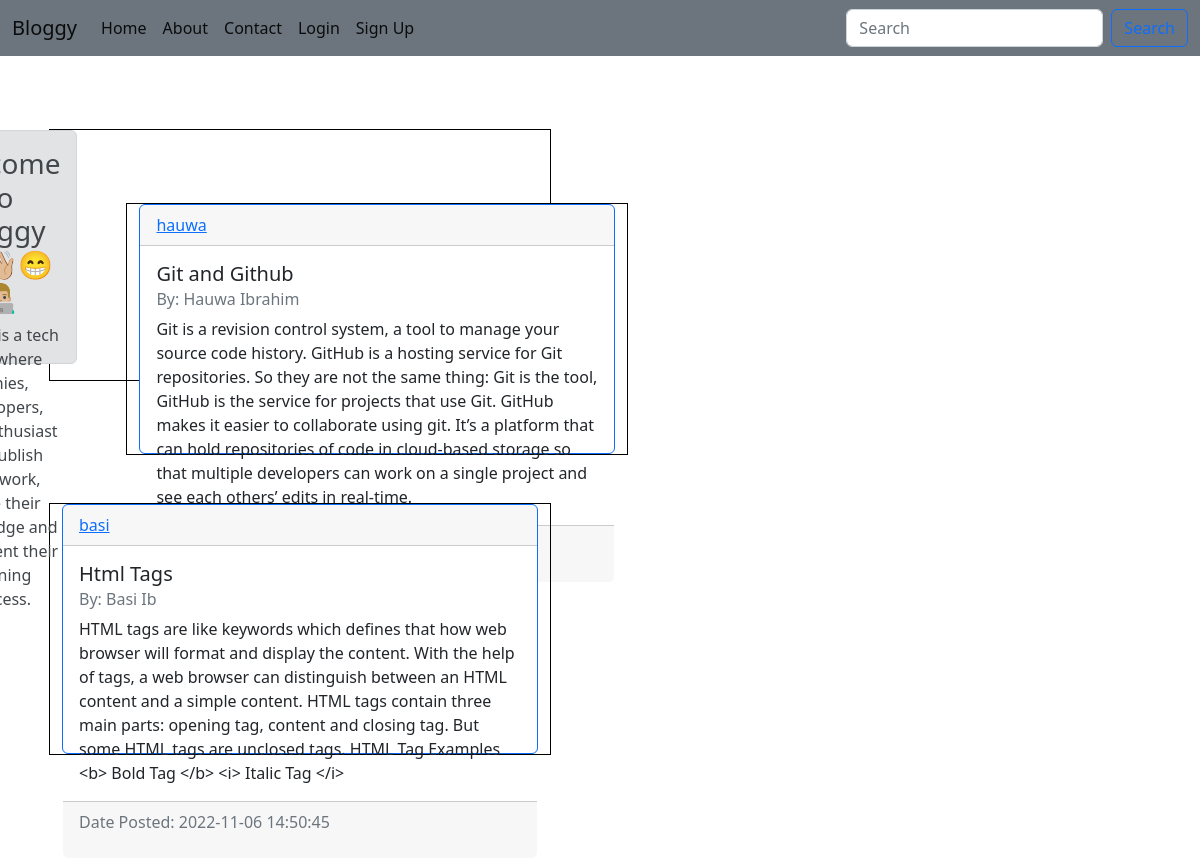
The page / on the database its author committed.
### BlogApp/datamodel.py (models this page shows)
class Post(db.Model):
    id = db.Column(db.Integer, primary_key=True)
    title = db.Column(db.String(150), nullable=False)
    author = db.Column(db.Text, nullable= False)
    content = db.Column(db.Text, nullable=False)
    date_created = db.Column(db.DateTime(timezone=True), default=func.now())
    created_by = db.Column(db.Integer, db.ForeignKey("user.id", ondelete="CASCADE"), nullable=False)

class User(db.Model, UserMixin):
    id = db.Column(db.Integer, primary_key=True)
    first_name = db.Column(db.String(50), nullable=False)
    last_name = db.Column(db.String(50), nullable=False)
    username = db.Column(db.String(150), unique=True)
    email = db.Column(db.String(150), unique=True)
    age = db.Column(db.Integer, unique=True)
    password = db.Column(db.String(150))
    date_created = db.Column(db.DateTime(timezone=True), default=func.now())
    posts = db.relationship('Post', backref='user', passive_deletes= True)

### BlogApp/blog.py (the view)
@blog.route("/")
def home():
    posts = Post.query.all()
    return render_template("home.html",user=current_user, posts=posts)

### BlogApp/templates/home.html (shortened to what this page needs)
{% extends "navbar.html" %}
{% block content %}
<!DOCTYPE html>
<html lang="en">
<head>
    <link rel="stylesheet" href="style.css" />
</head>
<body>
    <div class=" alert alert-secondary" role="alert" align = "center">
        <h3> Welcome to Bloggy ✍🏼👋🏼😁👨🏼‍💻 </h3>
     <p> Bloggy is a tech blog where techies, developers, tech enthusiast can publish their work, share their knowledge and document their learning process.</p>
      </div>
<div id="posts">
    {% for post in posts %}
    <br>
          <div class="container">
        <div class ="card border-primary" >
            <div class="card-header d-flex justify-content-between align-items-center">
               <a href="/posts/{{post.user.username}}">{{post.user.username}}</a> </div>
               <div class="card-body">
              <h5 class="card-title">{{ post.title}}</h5>
              <h6 class="card-subtitle mb-2 text-muted"> By: {{ post.author }}</h6>
              <p class="card-text"> {{ post.content }}</p>
            </div>
            <div class="card-footer text-muted"> <p> Date Posted: {{post.date_created}}</p></div>
         </div>
        </div>
    </div>
</div>
    {% endfor %}
</body>
</html>
{% endblock %}

### BlogApp/templates/navbar.html (shortened to what this page needs)
<!DOCTYPE html>
<html lang="en">
<head>
  <link href="https://cdn.jsdelivr.net/npm/bootstrap@5.2.2/dist/css/bootstrap.min.css" rel="stylesheet">
</head>
<body>
  <nav class="navbar navbar-expand-lg bg-secondary">
    <div class="container-fluid">
      <a class="navbar-brand" href="#">Bloggy</a>
      <div class="collapse navbar-collapse" id="navbarSupportedContent">
        <ul class="navbar-nav me-auto mb-2 mb-lg-0">
          <li class="nav-item">
            <a class="nav-link active" href="/">Home</a>
          </li>
          <li class="nav-item">
            <a class="nav-link active" href="/about">About</a>
          </li>
          <li class="nav-item">
            <a class="nav-link active" href="/contact">Contact</a>
          </li>
          {% if user.is_authenticated %}
          <li class="nav-item">
            <a class="nav-link active"href="/create-post">Create Blog Post</a>
          </li>
          <li class="nav-item">
            <a class="nav-link active"href="/logout">Logout</a>
          </li>
          {% else %}
          <li class="nav-item">
            <a class="nav-link active"href="/login">Login</a>
          </li>
          <li class="nav-item">
            <a class="nav-link active" href="/signup">Sign Up</a>
          </li>
          {% endif %}
        </ul>
        <form class="d-flex" role="search">
          <input class="form-control me-2" type="search" placeholder="Search" aria-label="Search">
          <button class="btn btn-outline-primary" type="submit">Search</button>
        </form>
      </div>
    </div>
  </nav>
  <br>
<div class="container"> {% block content %}{% endblock %}</div>
</body>
</html>

### BlogApp/stylesheet/style.css (style rules this page uses)
.container { width: 500px; height: 250px; margin: 50px; outline: solid 1px black; display: flex; justify-content: center; }

### rows shown on the page
Post: user.username "hauwa", title "Git and Github", author "Hauwa Ibrahim", content "Git is a revision control system, a tool to manage your source code history. GitHub is a hosting service for Git repositories. So they are not the same thing: Git is the tool, GitHub is the service for projects that use Git. GitHub makes it easier to collaborate using git. It’s a platform that can hold repositories of code in cloud-based storage so that multiple developers can work on a single project and see each others’ edits in real-time."
Post: user.username "basi", title "Html Tags", author "Basi Ib", content "HTML tags are like keywords which defines that how web browser will format and display the content. With the help of tags, a web browser can distinguish between an HTML content and a simple content. HTML tags contain three main parts: opening tag, content and closing tag. But some HTML tags are unclosed tags. HTML Tag Examples <b> Bold Tag </b> <i> Italic Tag </i>", date_created "2022-11-06 14:50:45"
